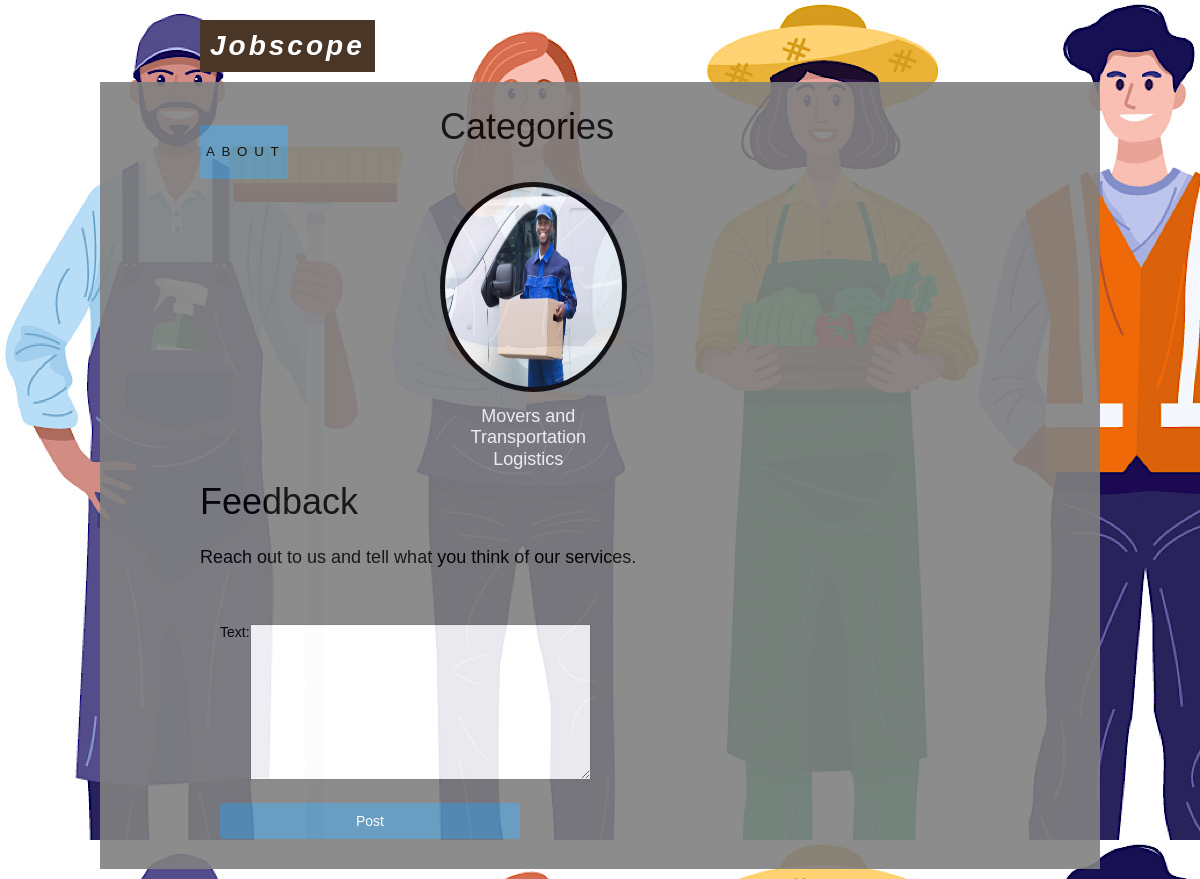
The app's page /service/, older data.
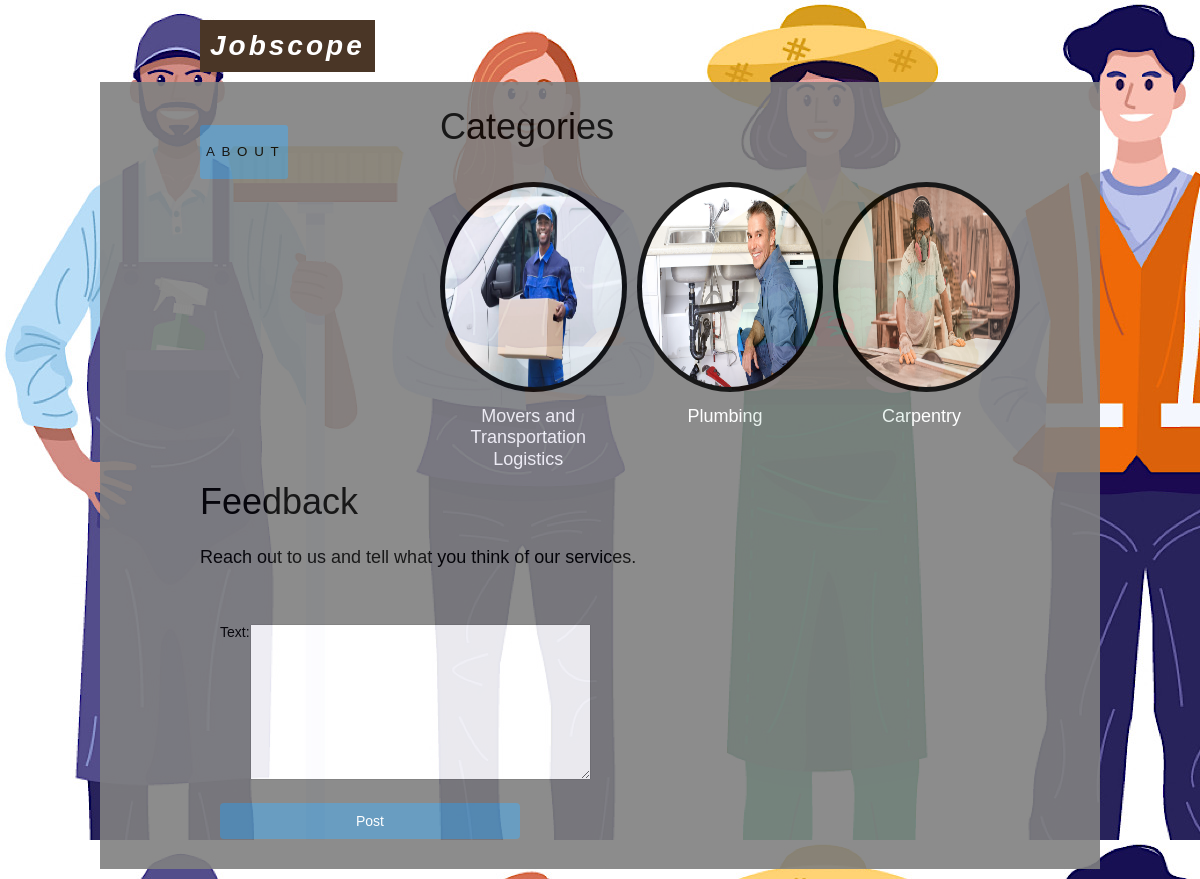
The same page, newer data.
### service/models.py (models this page shows, shortened)
class Category(models.Model):
    name = models.CharField(max_length=200, db_index=True)
    slug = models.SlugField(max_length=200, unique=True)
    image = models.ImageField(upload_to='categories/%Y/%m/%d', blank=True)
    class Meta:
        verbose_name = 'category'
        verbose_name_plural = 'categories'
    def get_absolute_url(self):
        return reverse('jobscope:category_services', args=[self.slug])

### service/views.py (the view)
# urls.py: path('', views.service_list, name='service_list'),
def service_list(request, category_slug=None):
    category = None
    categories = Category.objects.all()
    services = Service.objects.all()
    if request.method=='POST':
        feed_form = FeedbackForm(request.POST)
        if feed_form.is_valid():
            cd = feed_form.cleaned_data
            username = request.user.username
            user = User.objects.get(username=username)
            Feedback.objects.create(name=user, text=cd['text'])
    else:
        feed_form = FeedbackForm()
    if category_slug:
        category = get_object_or_404(Category, slug=category_slug)
        services = services.filter(category=category)
    paginator = Paginator(services, 6)
    page = request.GET.get('page')
    try:
        products = paginator.page(page)
    except PageNotAnInteger:
        products = paginator.page(1)
    except EmptyPage:
        products = paginator.page(paginator.num_pages)
    return render(request,
            'shop/product/list.html',{'category':category,'categories':categories, 'services':services, 'page':page,
                'feed_form':feed_form })

### service/forms.py
class FeedbackForm(forms.ModelForm):
    class Meta:
        model = Feedback
        fields =('text', )

### service/templates/shop/product/list.html (shortened to what this page needs)
{% extends "shop/base.html" %}
{% load static %}
{% block content %}
<div id="sidebar">
	<a href="{% url "about" %}">
	<button class ="sign">About</button></a>
</div>
<div id="main" class="product-list">
  <h1>Categories</h1>
  {% for category in categories %}
  <div class="item">
      <img style="height:100px, weight:100px" src="{% if category.image %}{{ category.image.url }}{% else %}{% static "img/no_image.png" %}{% endif %}">
    <a href="{{ category.get_absolute_url }}">{{ category.name }}</a>
    <br>
   </div>
  {% endfor %}
</div>
  <h1>Feedback</h1>
  <p>Reach out to us and tell what you think of our services.</p>
  <div class="aboutdiv">
	  <form class="feed_form" method="post">
		  {{ feed_form.as_p }}
	          <p><input type="submit" value="Post"></p>
	   </form>
 </div>
 </div>
 </div>
{% endblock %}

### service/templates/shop/base.html (shortened to what this page needs)
{% load i18n %}
{% load static %}
<!DOCTYPE html>
<html>
  <head>
    <link href={% static "css/base.css" %} rel="stylesheet">
  </head>
  <body>
    <div id="header">
      <div id="header">
	      <a href={%url "jobscope:service_list"%} class="logo">Jobscope</a>
      </div>
      <div id="content">
          {% block content %}
          {% endblock %}
  </body>
</html>

### static/css/base.css (style rules this page uses)
body { margin: 0; font-family: 'Lato', sans-serif; bckground: #009FFF; bakground: linear-gradient(to right, #ec2F4B, #009FFF); }
.logo { text-align:center; color:white; padding-left:40%; font-size:60px; font-weight:bold; font-style:italic; font-family:cursive; letter-spacing:3px; }
button { height: 4em; width: 40%; padding: 1.5em auto; margin: 1em auto; background-color: #5993bb; border: none; border-radius: 3px; text-transform: uppercase; letter-spacing: 0.5em; transition: all 0.2s cubic-bezier(.4,0,.2,1); }
body { margin:0; padding:0; font-family:helvetica, sans-serif; }
h1, h2, h3, h4, h5 , h6 { font-family: 'Ubuntu', sans-serif; font-weight:normal; }
a { text-decoration:none; color:#5993bb; }
a.button, input[type="submit"] { color:#fff; background:#5993bb; border-radius:4px; padding:10px 20px; font-size:14px; border:0; }
form p label, form p input { float:left; clear:both; }
form p label { font-size:14px; padding-bottom:4px; }
form p input { width:300px; font-size:13px; margin-bottom:10px; padding:10px 12px; border:0; background:#efefef; color:#666; border-radius:4px; }
#header { padding:10px 100px; font-size:18px; overflow:auto; }
#header .logo { font-family: 'Ubuntu', sans-serif; float:left; color:#333; font-size:28px; margin-right:10%; background-color:#4a3626; color:white; padding:10px; }
#content { padding:0 100px; overflow:hidden; background-color:#808080; opacity:0.9; }
#sidebar { width:220px; padding:30px 20px 0 0; float:left; }
#main { float:left; width: 96%; margin-right:-220px; overflow:hidden; }
.product-list .item { width:23%; padding:10px 20px 10px 0; float:left; text-align:center; line-height:1.2; }
.product-list .item img { width:100%; height:200px; margin-bottom:8px; border-radius: 50%; background-color:black; padding:5px; }
.product-list a { color:white; }
.feed_form { float:left; padding:20px; background-color: #808080; margin-right: 80px; border-radius: 10px; }

Row changes from the older to the newer data that the page shows:
added Category: image (picture), name "Plumbing"
added Category: image (picture), name "Carpentry"
